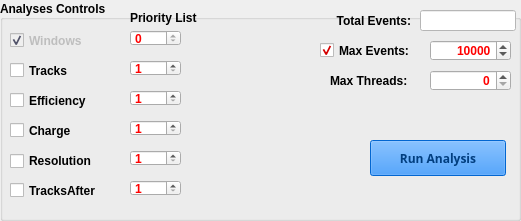
    <widget class="QGroupBox" name="analysesGB">
     <property name="geometry">
      <rect>
       <x>10</x>
       <y>290</y>
       <width>521</width>
       <height>221</height>
      </rect>
     </property>
     <property name="palette">
      <palette>
       <active>
        <colorrole role="Text">
         <brush brushstyle="SolidPattern">
          <color alpha="255">
           <red>255</red>
           <green>0</green>
           <blue>0</blue>
          </color>
         </brush>
        </colorrole>
       </active>
       <inactive>
        <colorrole role="Text">
         <brush brushstyle="SolidPattern">
          <color alpha="255">
           <red>255</red>
           <green>0</green>
           <blue>0</blue>
          </color>
         </brush>
        </colorrole>
       </inactive>
       <disabled>
        <colorrole role="Text">
         <brush brushstyle="SolidPattern">
          <color alpha="255">
           <red>99</red>
           <green>100</green>
           <blue>127</blue>
          </color>
         </brush>
        </colorrole>
       </disabled>
      </palette>
     </property>
     <property name="font">
      <font>
       <weight>75</weight>
       <bold>true</bold>
      </font>
     </property>
     <property name="title">
      <string>Analyses Controls</string>
     </property>
     <property name="alignment">
      <set>Qt::AlignLeading|Qt::AlignLeft|Qt::AlignVCenter</set>
     </property>
     <widget class="customCheckBox" name="efficiencyCB">
      <property name="geometry">
       <rect>
        <x>10</x>
        <y>90</y>
        <width>91</width>
        <height>21</height>
       </rect>
      </property>
      <property name="text">
       <string>Efficiency</string>
      </property>
      <property name="checked">
       <bool>false</bool>
      </property>
     </widget>
     <widget class="customCheckBox" name="chargeCB">
      <property name="geometry">
       <rect>
        <x>10</x>
        <y>120</y>
        <width>83</width>
        <height>21</height>
       </rect>
      </property>
      <property name="text">
       <string>Charge</string>
      </property>
     </widget>
     <widget class="customCheckBox" name="resolutionCB">
      <property name="geometry">
       <rect>
        <x>10</x>
        <y>150</y>
        <width>93</width>
        <height>22</height>
       </rect>
      </property>
      <property name="text">
       <string>Resolution</string>
      </property>
     </widget>
     <widget class="customCheckBox" name="tracksCB">
      <property name="geometry">
       <rect>
        <x>10</x>
        <y>60</y>
        <width>83</width>
        <height>21</height>
       </rect>
      </property>
      <property name="text">
       <string>Tracks</string>
      </property>
     </widget>
     <widget class="customCheckBox" name="windowsCB">
      <property name="enabled">
       <bool>false</bool>
      </property>
      <property name="geometry">
       <rect>
        <x>10</x>
        <y>30</y>
        <width>83</width>
        <height>21</height>
       </rect>
      </property>
      <property name="text">
       <string>Windows</string>
      </property>
      <property name="checked">
       <bool>true</bool>
      </property>
     </widget>
     <widget class="QPushButton" name="runAnalysisPB">
      <property name="enabled">
       <bool>false</bool>
      </property>
      <property name="geometry">
       <rect>
        <x>370</x>
        <y>140</y>
        <width>136</width>
        <height>36</height>
       </rect>
      </property>
      <property name="palette">
       <palette>
        <active>
         <colorrole role="WindowText">
          <brush brushstyle="SolidPattern">
           <color alpha="255">
            <red>0</red>
            <green>0</green>
            <blue>0</blue>
           </color>
          </brush>
         </colorrole>
         <colorrole role="Button">
          <brush brushstyle="SolidPattern">
           <color alpha="255">
            <red>2</red>
            <green>124</green>
            <blue>255</blue>
           </color>
          </brush>
         </colorrole>
         <colorrole role="Light">
          <brush brushstyle="SolidPattern">
           <color alpha="255">
            <red>130</red>
            <green>190</green>
            <blue>255</blue>
           </color>
          </brush>
         </colorrole>
         <colorrole role="Midlight">
          <brush brushstyle="SolidPattern">
           <color alpha="255">
            <red>66</red>
            <green>157</green>
            <blue>255</blue>
           </color>
          </brush>
         </colorrole>
         <colorrole role="Dark">
          <brush brushstyle="SolidPattern">
           <color alpha="255">
            <red>1</red>
            <green>62</green>
            <blue>127</blue>
           </color>
          </brush>
         </colorrole>
         <colorrole role="Mid">
          <brush brushstyle="SolidPattern">
           <color alpha="255">
            <red>1</red>
            <green>82</green>
            <blue>170</blue>
           </color>
          </brush>
         </colorrole>
         <colorrole role="Text">
          <brush brushstyle="SolidPattern">
           <color alpha="255">
            <red>0</red>
            <green>0</green>
            <blue>0</blue>
           </color>
          </brush>
         </colorrole>
         <colorrole role="BrightText">
          <brush brushstyle="SolidPattern">
           <color alpha="255">
            <red>255</red>
            <green>255</green>
            <blue>255</blue>
           </color>
          </brush>
         </colorrole>
         <colorrole role="ButtonText">
          <brush brushstyle="SolidPattern">
           <color alpha="255">
            <red>0</red>
            <green>0</green>
            <blue>0</blue>
           </color>
          </brush>
         </colorrole>
         <colorrole role="Base">
          <brush brushstyle="SolidPattern">
           <color alpha="255">
            <red>255</red>
            <green>255</green>
            <blue>255</blue>
           </color>
          </brush>
         </colorrole>
         <colorrole role="Window">
          <brush brushstyle="SolidPattern">
           <color alpha="255">
            <red>2</red>
            <green>124</green>
            <blue>255</blue>
           </color>
          </brush>
         </colorrole>
         <colorrole role="Shadow">
          <brush brushstyle="SolidPattern">
           <color alpha="255">
            <red>0</red>
            <green>0</green>
            <blue>0</blue>
           </color>
          </brush>
         </colorrole>
         <colorrole role="AlternateBase">
          <brush brushstyle="SolidPattern">
           <color alpha="255">
            <red>128</red>
            <green>189</green>
            <blue>255</blue>
           </color>
          </brush>
         </colorrole>
         <colorrole role="ToolTipBase">
          <brush brushstyle="SolidPattern">
           <color alpha="255">
            <red>255</red>
            <green>255</green>
            <blue>220</blue>
           </color>
          </brush>
         </colorrole>
         <colorrole role="ToolTipText">
          <brush brushstyle="SolidPattern">
           <color alpha="255">
            <red>0</red>
            <green>0</green>
            <blue>0</blue>
           </color>
          </brush>
         </colorrole>
        </active>
        <inactive>
         <colorrole role="WindowText">
          <brush brushstyle="SolidPattern">
           <color alpha="255">
            <red>0</red>
            <green>0</green>
            <blue>0</blue>
           </color>
          </brush>
         </colorrole>
         <colorrole role="Button">
          <brush brushstyle="SolidPattern">
           <color alpha="255">
            <red>2</red>
            <green>124</green>
            <blue>255</blue>
           </color>
          </brush>
         </colorrole>
         <colorrole role="Light">
          <brush brushstyle="SolidPattern">
           <color alpha="255">
            <red>130</red>
            <green>190</green>
            <blue>255</blue>
           </color>
          </brush>
         </colorrole>
         <colorrole role="Midlight">
          <brush brushstyle="SolidPattern">
           <color alpha="255">
            <red>66</red>
            <green>157</green>
            <blue>255</blue>
           </color>
          </brush>
         </colorrole>
         <colorrole role="Dark">
          <brush brushstyle="SolidPattern">
           <color alpha="255">
            <red>1</red>
            <green>62</green>
            <blue>127</blue>
           </color>
          </brush>
         </colorrole>
         <colorrole role="Mid">
          <brush brushstyle="SolidPattern">
           <color alpha="255">
            <red>1</red>
            <green>82</green>
            <blue>170</blue>
           </color>
          </brush>
         </colorrole>
         <colorrole role="Text">
          <brush brushstyle="SolidPattern">
           <color alpha="255">
            <red>0</red>
            <green>0</green>
            <blue>0</blue>
           </color>
          </brush>
         </colorrole>
         <colorrole role="BrightText">
          <brush brushstyle="SolidPattern">
           <color alpha="255">
            <red>255</red>
            <green>255</green>
            <blue>255</blue>
           </color>
          </brush>
         </colorrole>
         <colorrole role="ButtonText">
          <brush brushstyle="SolidPattern">
           <color alpha="255">
            <red>0</red>
            <green>0</green>
            <blue>0</blue>
           </color>
          </brush>
         </colorrole>
         <colorrole role="Base">
          <brush brushstyle="SolidPattern">
           <color alpha="255">
            <red>255</red>
            <green>255</green>
            <blue>255</blue>
           </color>
          </brush>
         </colorrole>
         <colorrole role="Window">
          <brush brushstyle="SolidPattern">
           <color alpha="255">
            <red>2</red>
            <green>124</green>
            <blue>255</blue>
           </color>
          </brush>
         </colorrole>
         <colorrole role="Shadow">
          <brush brushstyle="SolidPattern">
           <color alpha="255">
            <red>0</red>
            <green>0</green>
            <blue>0</blue>
           </color>
          </brush>
         </colorrole>
         <colorrole role="AlternateBase">
          <brush brushstyle="SolidPattern">
           <color alpha="255">
            <red>128</red>
            <green>189</green>
            <blue>255</blue>
           </color>
          </brush>
         </colorrole>
         <colorrole role="ToolTipBase">
          <brush brushstyle="SolidPattern">
           <color alpha="255">
            <red>255</red>
            <green>255</green>
            <blue>220</blue>
           </color>
          </brush>
         </colorrole>
         <colorrole role="ToolTipText">
          <brush brushstyle="SolidPattern">
           <color alpha="255">
            <red>0</red>
            <green>0</green>
            <blue>0</blue>
           </color>
          </brush>
         </colorrole>
        </inactive>
        <disabled>
         <colorrole role="WindowText">
          <brush brushstyle="SolidPattern">
           <color alpha="255">
            <red>1</red>
            <green>62</green>
            <blue>127</blue>
           </color>
          </brush>
         </colorrole>
         <colorrole role="Button">
          <brush brushstyle="SolidPattern">
           <color alpha="255">
            <red>2</red>
            <green>124</green>
            <blue>255</blue>
           </color>
          </brush>
         </colorrole>
         <colorrole role="Light">
          <brush brushstyle="SolidPattern">
           <color alpha="255">
            <red>130</red>
            <green>190</green>
            <blue>255</blue>
           </color>
          </brush>
         </colorrole>
         <colorrole role="Midlight">
          <brush brushstyle="SolidPattern">
           <color alpha="255">
            <red>66</red>
            <green>157</green>
            <blue>255</blue>
           </color>
          </brush>
         </colorrole>
         <colorrole role="Dark">
          <brush brushstyle="SolidPattern">
           <color alpha="255">
            <red>1</red>
            <green>62</green>
            <blue>127</blue>
           </color>
          </brush>
         </colorrole>
         <colorrole role="Mid">
          <brush brushstyle="SolidPattern">
           <color alpha="255">
            <red>1</red>
            <green>82</green>
            <blue>170</blue>
           </color>
          </brush>
         </colorrole>
         <colorrole role="Text">
          <brush brushstyle="SolidPattern">
           <color alpha="255">
            <red>1</red>
            <green>62</green>
            <blue>127</blue>
           </color>
          </brush>
         </colorrole>
         <colorrole role="BrightText">
          <brush brushstyle="SolidPattern">
           <color alpha="255">
            <red>255</red>
            <green>255</green>
            <blue>255</blue>
           </color>
          </brush>
         </colorrole>
         <colorrole role="ButtonText">
          <brush brushstyle="SolidPattern">
           <color alpha="255">
            <red>1</red>
            <green>62</green>
            <blue>127</blue>
           </color>
          </brush>
         </colorrole>
         <colorrole role="Base">
          <brush brushstyle="SolidPattern">
           <color alpha="255">
            <red>2</red>
            <green>124</green>
            <blue>255</blue>
           </color>
          </brush>
         </colorrole>
         <colorrole role="Window">
          <brush brushstyle="SolidPattern">
           <color alpha="255">
            <red>2</red>
            <green>124</green>
            <blue>255</blue>
           </color>
          </brush>
         </colorrole>
         <colorrole role="Shadow">
          <brush brushstyle="SolidPattern">
           <color alpha="255">
            <red>0</red>
            <green>0</green>
            <blue>0</blue>
           </color>
          </brush>
         </colorrole>
         <colorrole role="AlternateBase">
          <brush brushstyle="SolidPattern">
           <color alpha="255">
            <red>2</red>
            <green>124</green>
            <blue>255</blue>
           </color>
          </brush>
         </colorrole>
         <colorrole role="ToolTipBase">
          <brush brushstyle="SolidPattern">
           <color alpha="255">
            <red>255</red>
            <green>255</green>
            <blue>220</blue>
           </color>
          </brush>
         </colorrole>
         <colorrole role="ToolTipText">
          <brush brushstyle="SolidPattern">
           <color alpha="255">
            <red>0</red>
            <green>0</green>
            <blue>0</blue>
           </color>
          </brush>
         </colorrole>
        </disabled>
       </palette>
      </property>
      <property name="font">
       <font>
        <family>Sans Serif</family>
        <weight>75</weight>
        <bold>true</bold>
       </font>
      </property>
      <property name="text">
       <string>Run Analysis</string>
      </property>
     </widget>
     <widget class="QLabel" name="runMaxThreadsLB">
      <property name="geometry">
       <rect>
        <x>330</x>
        <y>70</y>
        <width>96</width>
        <height>21</height>
       </rect>
      </property>
      <property name="font">
       <font>
        <weight>75</weight>
        <bold>true</bold>
       </font>
      </property>
      <property name="text">
       <string>Max Threads:</string>
      </property>
     </widget>
     <widget class="customSpinBox" name="runMaxThreadsSB">
      <property name="geometry">
       <rect>
        <x>430</x>
        <y>70</y>
        <width>81</width>
        <height>21</height>
       </rect>
      </property>
      <property name="alignment">
       <set>Qt::AlignRight|Qt::AlignTrailing|Qt::AlignVCenter</set>
      </property>
      <property name="minimum">
       <number>0</number>
      </property>
      <property name="maximum">
       <number>100</number>
      </property>
      <property name="value">
       <number>0</number>
      </property>
     </widget>
     <widget class="customSpinBox" name="runMaxEventsSB">
      <property name="geometry">
       <rect>
        <x>430</x>
        <y>40</y>
        <width>81</width>
        <height>21</height>
       </rect>
      </property>
      <property name="alignment">
       <set>Qt::AlignRight|Qt::AlignTrailing|Qt::AlignVCenter</set>
      </property>
      <property name="minimum">
       <number>0</number>
      </property>
      <property name="maximum">
       <number>1000000</number>
      </property>
      <property name="value">
       <number>10000</number>
      </property>
     </widget>
     <widget class="QLabel" name="runTotalEventsLB">
      <property name="geometry">
       <rect>
        <x>320</x>
        <y>10</y>
        <width>91</width>
        <height>22</height>
       </rect>
      </property>
      <property name="font">
       <font>
        <weight>75</weight>
        <bold>true</bold>
       </font>
      </property>
      <property name="text">
       <string>Total Events:</string>
      </property>
      <property name="alignment">
       <set>Qt::AlignRight|Qt::AlignTrailing|Qt::AlignVCenter</set>
      </property>
     </widget>
     <widget class="QLineEdit" name="runTotalEventsLE">
      <property name="geometry">
       <rect>
        <x>420</x>
        <y>10</y>
        <width>96</width>
        <height>21</height>
       </rect>
      </property>
      <property name="palette">
       <palette>
        <active>
         <colorrole role="WindowText">
          <brush brushstyle="SolidPattern">
           <color alpha="255">
            <red>0</red>
            <green>0</green>
            <blue>0</blue>
           </color>
          </brush>
         </colorrole>
         <colorrole role="Text">
          <brush brushstyle="SolidPattern">
           <color alpha="255">
            <red>0</red>
            <green>0</green>
            <blue>127</blue>
           </color>
          </brush>
         </colorrole>
         <colorrole role="BrightText">
          <brush brushstyle="SolidPattern">
           <color alpha="255">
            <red>0</red>
            <green>0</green>
            <blue>127</blue>
           </color>
          </brush>
         </colorrole>
         <colorrole role="ButtonText">
          <brush brushstyle="SolidPattern">
           <color alpha="255">
            <red>0</red>
            <green>0</green>
            <blue>0</blue>
           </color>
          </brush>
         </colorrole>
         <colorrole role="Base">
          <brush brushstyle="SolidPattern">
           <color alpha="255">
            <red>255</red>
            <green>255</green>
            <blue>255</blue>
           </color>
          </brush>
         </colorrole>
         <colorrole role="Window">
          <brush brushstyle="SolidPattern">
           <color alpha="255">
            <red>255</red>
            <green>255</green>
            <blue>255</blue>
           </color>
          </brush>
         </colorrole>
        </active>
        <inactive>
         <colorrole role="WindowText">
          <brush brushstyle="SolidPattern">
           <color alpha="255">
            <red>0</red>
            <green>0</green>
            <blue>0</blue>
           </color>
          </brush>
         </colorrole>
         <colorrole role="Text">
          <brush brushstyle="SolidPattern">
           <color alpha="255">
            <red>0</red>
            <green>0</green>
            <blue>127</blue>
           </color>
          </brush>
         </colorrole>
         <colorrole role="BrightText">
          <brush brushstyle="SolidPattern">
           <color alpha="255">
            <red>0</red>
            <green>0</green>
            <blue>127</blue>
           </color>
          </brush>
         </colorrole>
         <colorrole role="ButtonText">
          <brush brushstyle="SolidPattern">
           <color alpha="255">
            <red>0</red>
            <green>0</green>
            <blue>0</blue>
           </color>
          </brush>
         </colorrole>
         <colorrole role="Base">
          <brush brushstyle="SolidPattern">
           <color alpha="255">
            <red>255</red>
            <green>255</green>
            <blue>255</blue>
           </color>
          </brush>
         </colorrole>
         <colorrole role="Window">
          <brush brushstyle="SolidPattern">
           <color alpha="255">
            <red>255</red>
            <green>255</green>
            <blue>255</blue>
           </color>
          </brush>
         </colorrole>
        </inactive>
        <disabled>
         <colorrole role="WindowText">
          <brush brushstyle="SolidPattern">
           <color alpha="255">
            <red>0</red>
            <green>0</green>
            <blue>127</blue>
           </color>
          </brush>
         </colorrole>
         <colorrole role="Text">
          <brush brushstyle="SolidPattern">
           <color alpha="255">
            <red>0</red>
            <green>0</green>
            <blue>127</blue>
           </color>
          </brush>
         </colorrole>
         <colorrole role="BrightText">
          <brush brushstyle="SolidPattern">
           <color alpha="255">
            <red>0</red>
            <green>0</green>
            <blue>127</blue>
           </color>
          </brush>
         </colorrole>
         <colorrole role="ButtonText">
          <brush brushstyle="SolidPattern">
           <color alpha="255">
            <red>0</red>
            <green>0</green>
            <blue>127</blue>
           </color>
          </brush>
         </colorrole>
         <colorrole role="Base">
          <brush brushstyle="SolidPattern">
           <color alpha="255">
            <red>255</red>
            <green>255</green>
            <blue>255</blue>
           </color>
          </brush>
         </colorrole>
         <colorrole role="Window">
          <brush brushstyle="SolidPattern">
           <color alpha="255">
            <red>255</red>
            <green>255</green>
            <blue>255</blue>
           </color>
          </brush>
         </colorrole>
        </disabled>
       </palette>
      </property>
      <property name="font">
       <font>
        <pointsize>11</pointsize>
        <weight>75</weight>
        <bold>true</bold>
       </font>
      </property>
      <property name="toolTip">
       <string>&lt;!DOCTYPE HTML PUBLIC &quot;-//W3C//DTD HTML 4.0//EN&quot; &quot;http://www.w3.org/TR/REC-html40/strict.dtd&quot;&gt;
&lt;html&gt;&lt;head&gt;&lt;meta name=&quot;qrichtext&quot; content=&quot;1&quot; /&gt;&lt;style type=&quot;text/css&quot;&gt;
p, li { white-space: pre-wrap; }
&lt;/style&gt;&lt;/head&gt;&lt;body style=&quot; font-family:'Sans Serif'; font-size:9pt; font-weight:400; font-style:normal;&quot;&gt;
&lt;table style=&quot;-qt-table-type: root; margin-top:4px; margin-bottom:4px; margin-left:4px; margin-right:4px;&quot;&gt;
&lt;tr&gt;
&lt;td style=&quot;border: none;&quot;&gt;
&lt;p align=&quot;center&quot; style=&quot; margin-top:0px; margin-bottom:0px; margin-left:0px; margin-right:0px; -qt-block-indent:0; text-indent:0px;&quot;&gt;&lt;span style=&quot; font-size:18pt; font-weight:600; text-decoration: underline; color:#0000ff;&quot;&gt;Events&lt;/span&gt;&lt;/p&gt;
&lt;p style=&quot;-qt-paragraph-type:empty; margin-top:0px; margin-bottom:0px; margin-left:0px; margin-right:0px; -qt-block-indent:0; text-indent:0px;&quot;&gt;&lt;/p&gt;
&lt;p style=&quot; margin-top:0px; margin-bottom:0px; margin-left:0px; margin-right:0px; -qt-block-indent:0; text-indent:0px;&quot;&gt;Show the number of event &lt;/p&gt;
&lt;p style=&quot; margin-top:0px; margin-bottom:0px; margin-left:0px; margin-right:0px; -qt-block-indent:0; text-indent:0px;&quot;&gt;objects found in input file.&lt;/p&gt;&lt;/td&gt;&lt;/tr&gt;&lt;/table&gt;&lt;/body&gt;&lt;/html&gt;</string>
      </property>
      <property name="text">
       <string/>
      </property>
      <property name="alignment">
       <set>Qt::AlignRight|Qt::AlignTrailing|Qt::AlignVCenter</set>
      </property>
      <property name="readOnly">
       <bool>true</bool>
      </property>
     </widget>
     <widget class="customCheckBox" name="runMaxEventsCB">
      <property name="geometry">
       <rect>
        <x>320</x>
        <y>40</y>
        <width>106</width>
        <height>21</height>
       </rect>
      </property>
      <property name="text">
       <string>Max Events:</string>
      </property>
      <property name="checked">
       <bool>true</bool>
      </property>
     </widget>
     <widget class="customCheckBox" name="tracksafterCB">
      <property name="geometry">
       <rect>
        <x>10</x>
        <y>180</y>
        <width>101</width>
        <height>21</height>
       </rect>
      </property>
      <property name="text">
       <string>TracksAfter</string>
      </property>
     </widget>
     <widget class="QLabel" name="label">
      <property name="geometry">
       <rect>
        <x>130</x>
        <y>10</y>
        <width>101</width>
        <height>16</height>
       </rect>
      </property>
      <property name="text">
       <string>Priority List</string>
      </property>
     </widget>
     <widget class="customSpinBox" name="priorityWindowsSB">
      <property name="geometry">
       <rect>
        <x>130</x>
        <y>30</y>
        <width>51</width>
        <height>16</height>
       </rect>
      </property>
      <property name="maximum">
       <number>0</number>
      </property>
     </widget>
     <widget class="customSpinBox" name="priorityTracksSB">
      <property name="geometry">
       <rect>
        <x>130</x>
        <y>60</y>
        <width>51</width>
        <height>16</height>
       </rect>
      </property>
      <property name="minimum">
       <number>1</number>
      </property>
      <property name="maximum">
       <number>5</number>
      </property>
     </widget>
     <widget class="customSpinBox" name="priorityEfficiencySB">
      <property name="geometry">
       <rect>
        <x>130</x>
        <y>90</y>
        <width>51</width>
        <height>16</height>
       </rect>
      </property>
      <property name="minimum">
       <number>1</number>
      </property>
      <property name="maximum">
       <number>5</number>
      </property>
     </widget>
     <widget class="customSpinBox" name="priorityChargeSB">
      <property name="geometry">
       <rect>
        <x>130</x>
        <y>120</y>
        <width>51</width>
        <height>16</height>
       </rect>
      </property>
      <property name="minimum">
       <number>1</number>
      </property>
      <property name="maximum">
       <number>5</number>
      </property>
     </widget>
     <widget class="customSpinBox" name="priorityResolutionSB">
      <property name="geometry">
       <rect>
        <x>130</x>
        <y>150</y>
        <width>51</width>
        <height>16</height>
       </rect>
      </property>
      <property name="minimum">
       <number>1</number>
      </property>
      <property name="maximum">
       <number>5</number>
      </property>
     </widget>
     <widget class="customSpinBox" name="priorityTracksAfterSB">
      <property name="geometry">
       <rect>
        <x>130</x>
        <y>180</y>
        <width>51</width>
        <height>16</height>
       </rect>
      </property>
      <property name="minimum">
       <number>1</number>
      </property>
      <property name="maximum">
       <number>5</number>
      </property>
     </widget>
    </widget>
